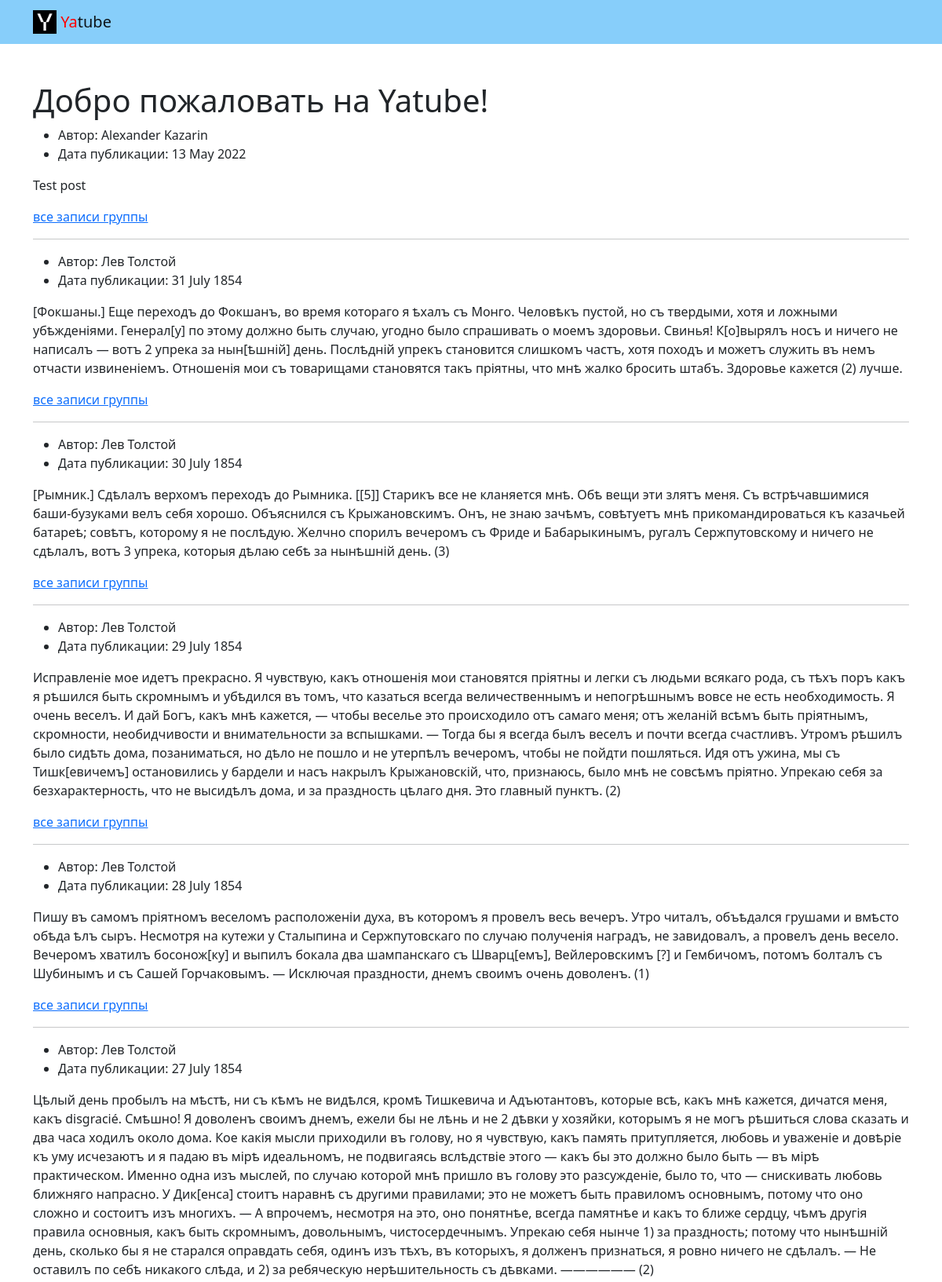
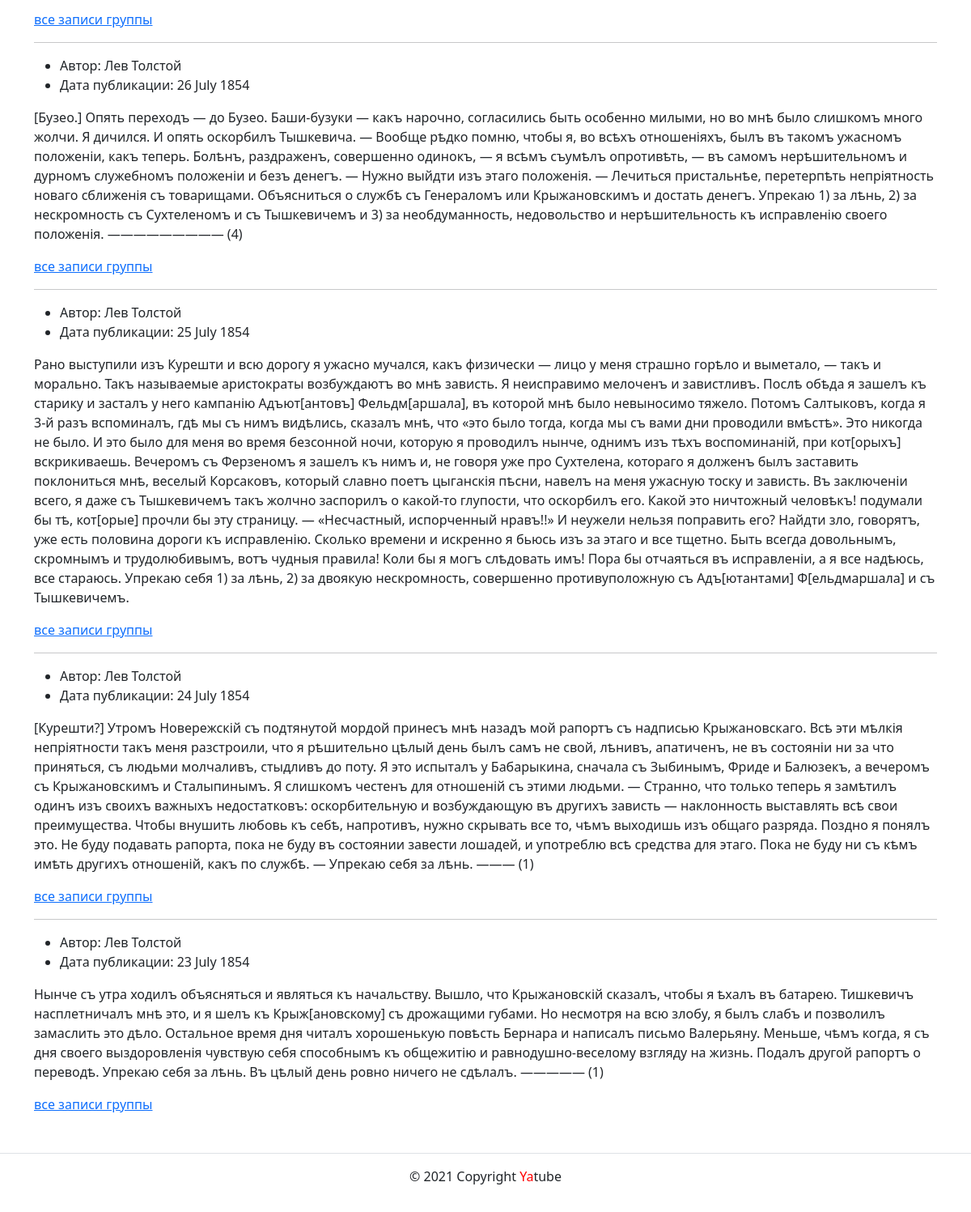
The page / on the database its author committed (2 pictures, top to bottom).
### posts/models.py (models this page shows)
class Post(models.Model):
    text = models.TextField()
    pub_date = models.DateTimeField(auto_now_add=True)
    author = models.ForeignKey(User, on_delete=models.CASCADE)
    group = models.ForeignKey('Group', blank=True, null=True, on_delete=models.CASCADE)

### posts/views.py (the view)
# urls.py: path('', views.index, name='index'),
def index(request):
    posts = Post.objects.order_by('-pub_date')[:10]
    context = {
        'posts': posts,
    }
    return render(request, 'posts/index.html', context)

### templates/posts/index.html (shortened to what this page needs)
{% extends 'base.html' %}
     {% block content %}
         <h1> Добро пожаловать на Yatube! </h1>
  {% for post in posts %}
  <ul>
    <li>
      Автор: {{ post.author.get_full_name }}
    </li>
    <li>
      Дата публикации: {{ post.pub_date|date:"d E Y" }}
    </li>
  </ul>
  <p>{{ post.text }}</p>
  {% if post.group %}
  <a href="{% url 'posts:group_list' post.group.slug %}">все записи группы</a>
{% endif %}
  {% if not forloop.last %}<hr>{% endif %}
  {% endfor %}
    {% endblock %}

### rows shown on the page
Post: author.get_full_name "Alexander Kazarin", pub_date "13 May 2022", text "Test post", shows "все записи группы"
Post: author.get_full_name "Лев Толстой", pub_date "31 July 1854", text "[Фокшаны.] Еще переходъ до Фокшанъ, во время котораго я ѣхалъ съ Монго. Человѣкъ пустой, но съ твердыми, хотя и ложными убѣжденіями. Генерал[у] по этому должно быть случаю, угодно было спрашивать о моемъ здоровьи. Свинья! К[о]вырялъ носъ и ничего не написалъ — вотъ 2 упрека за нын[ѣшній] день. Послѣдній упрекъ становится слишкомъ частъ, хотя походъ и можетъ служить въ немъ отчасти извиненіемъ. Отношенія мои съ товарищами становятся такъ пріятны, что мнѣ жалко бросить штабъ. Здоровье кажется (2) лучше.", shows "все записи группы"
Post: author.get_full_name "Лев Толстой", pub_date "30 July 1854", text "[Рымник.] Сдѣлалъ верхомъ переходъ до Рымника. [[5]] Старикъ все не кланяется мнѣ. Обѣ вещи эти злятъ меня. Съ встрѣчавшимися баши-бузуками велъ себя хорошо. Объяснился съ Крыжановскимъ. Онъ, не знаю зачѣмъ, совѣтуетъ мнѣ прикомандироваться къ казачьей батареѣ; совѣтъ, которому я не послѣдую. Желчно спорилъ вечеромъ съ Фриде и Бабарыкинымъ, ругалъ Сержпутовскому и ничего не сдѣлалъ, вотъ 3 упрека, которыя дѣлаю себѣ за нынѣшній день. (3)", shows "все записи группы"
Post: author.get_full_name "Лев Толстой", pub_date "29 July 1854", text "Исправленіе мое идетъ прекрасно. Я чувствую, какъ отношенія мои становятся пріятны и легки съ людьми всякаго рода, съ тѣхъ поръ какъ я рѣшился быть скромнымъ и убѣдился въ томъ, что казаться всегда величественнымъ и непогрѣшнымъ вовсе не есть необходимость. Я очень веселъ. И дай Богъ, какъ мнѣ кажется, — чтобы веселье это происходило отъ самаго меня; отъ желаній всѣмъ быть пріятнымъ, скромности, необидчивости и внимательности за вспышками. — Тогда бы я всегда былъ веселъ и почти всегда счастливъ. Утромъ рѣшилъ было сидѣть дома, позаниматься, но дѣло не пошло и не утерпѣлъ вечеромъ, чтобы не пойдти пошляться. Идя отъ ужина, мы съ Тишк[евичемъ] остановились у бардели и насъ накрылъ…", shows "все записи группы"
Post: author.get_full_name "Лев Толстой", pub_date "28 July 1854", text "Пишу въ самомъ пріятномъ веселомъ расположеніи духа, въ которомъ я провелъ весь вечеръ. Утро читалъ, объѣдался грушами и вмѣсто обѣда ѣлъ сыръ. Несмотря на кутежи у Сталыпина и Сержпутовскаго по случаю полученія наградъ, не завидовалъ, а провелъ день весело. Вечеромъ хватилъ босонож[ку] и выпилъ бокала два шампанскаго съ Шварц[емъ], Вейлеровскимъ [?] и Гембичомъ, потомъ болталъ съ Шубинымъ и съ Сашей Горчаковымъ. — Исключая праздности, днемъ своимъ очень доволенъ. (1)", shows "все записи группы"
Post: author.get_full_name "Лев Толстой", pub_date "27 July 1854", text "Цѣлый день пробылъ на мѣстѣ, ни съ кѣмъ не видѣлся, кромѣ Тишкевича и Адъютантовъ, которые всѣ, какъ мнѣ кажется, дичатся меня, какъ disgracié. Смѣшно! Я доволенъ своимъ днемъ, ежели бы не лѣнь и не 2 дѣвки у хозяйки, которымъ я не могъ рѣшиться слова сказать и два часа ходилъ около дома. Кое какія мысли приходили въ голову, но я чувствую, какъ память притупляется, любовь и уваженіе и довѣріе къ уму исчезаютъ и я падаю въ мірѣ идеальномъ, не подвигаясь вслѣдствіе этого — какъ бы это должно было быть — въ мірѣ практическом. Именно одна изъ мыслей, по случаю которой мнѣ пришло въ голову это разсужденіе, было то, что — снискивать любовь ближняго напрасно. У Дик[енса] стоитъ наравнѣ съ другими…", shows "все записи группы"
Post: author.get_full_name "Лев Толстой", pub_date "26 July 1854", text "[Бузео.] Опять переходъ — до Бузео. Баши-бузуки — какъ нарочно, согласились быть особенно милыми, но во мнѣ было слишкомъ много жолчи. Я дичился. И опять оскорбилъ Тышкевича. — Вообще рѣдко помню, чтобы я, во всѣхъ отношеніяхъ, былъ въ такомъ ужасномъ положеніи, какъ теперь. Болѣнъ, раздраженъ, совершенно одинокъ, — я всѣмъ съумѣлъ опротивѣть, — въ самомъ нерѣшительномъ и дурномъ служебномъ положеніи и безъ денегъ. — Нужно выйдти изъ этаго положенія. — Лечиться пристальнѣе, перетерпѣть непріятность новаго сближенія съ товарищами. Объясниться о службѣ съ Генераломъ или Крыжановскимъ и достать денегъ. Упрекаю 1) за лѣнь, 2) за нескромность съ Сухтеленомъ и съ Тышкевичемъ и 3) за…", shows "все записи группы"
Post: author.get_full_name "Лев Толстой", pub_date "25 July 1854", text "Рано выступили изъ Курешти и всю дорогу я ужасно мучался, какъ физически — лицо у меня страшно горѣло и выметало, — такъ и морально. Такъ называемые аристократы возбуждаютъ во мнѣ зависть. Я неисправимо мелоченъ и завистливъ. Послѣ обѣда я зашелъ къ старику и засталъ у него кампанію Адъют[антовъ] Фельдм[аршала], въ которой мнѣ было невыносимо тяжело. Потомъ Салтыковъ, когда я 3-й разъ вспоминалъ, гдѣ мы съ нимъ видѣлись, сказалъ мнѣ, что «это было тогда, когда мы съ вами дни проводили вмѣстѣ». Это никогда не было. И это было для меня во время безсонной ночи, которую я проводилъ нынче, однимъ изъ тѣхъ воспоминаній, при кот[орыхъ] вскрикиваешь. Вечеромъ съ Ферзеномъ я зашелъ къ нимъ и, не…", shows "все записи группы"
Post: author.get_full_name "Лев Толстой", pub_date "24 July 1854", text "[Курешти?] Утромъ Новережскій съ подтянутой мордой принесъ мнѣ назадъ мой рапортъ съ надписью Крыжановскаго. Всѣ эти мѣлкія непріятности такъ меня разстроили, что я рѣшительно цѣлый день былъ самъ не свой, лѣнивъ, апатиченъ, не въ состояніи ни за что приняться, съ людьми молчаливъ, стыдливъ до поту. Я это испыталъ у Бабарыкина, сначала съ Зыбинымъ, Фриде и Балюзекъ, а вечеромъ съ Крыжановскимъ и Сталыпинымъ. Я слишкомъ честенъ для отношеній съ этими людьми. — Странно, что только теперь я замѣтилъ одинъ изъ своихъ важныхъ недостатковъ: оскорбительную и возбуждающую въ другихъ зависть — наклонность выставлять всѣ свои преимущества. Чтобы внушить любовь къ себѣ, напротивъ, нужно скрывать все…", shows "все записи группы"
Post: author.get_full_name "Лев Толстой", pub_date "23 July 1854", text "Нынче съ утра ходилъ объясняться и являться къ начальству. Вышло, что Крыжановскій сказалъ, чтобы я ѣхалъ въ батарею. Тишкевичъ насплетничалъ мнѣ это, и я шелъ къ Крыж[ановскому] съ дрожащими губами. Но несмотря на всю злобу, я былъ слабъ и позволилъ замаслить это дѣло. Остальное время дня читалъ хорошенькую повѣсть Бернара и написалъ письмо Валерьяну. Меньше, чѣмъ когда, я съ дня своего выздоровленія чувствую себя способнымъ къ общежитію и равнодушно-веселому взгляду на жизнь. Подалъ другой рапортъ о переводѣ. Упрекаю себя за лѣнь. Въ цѣлый день ровно ничего не сдѣлалъ. ————— (1)", shows "все записи группы"
